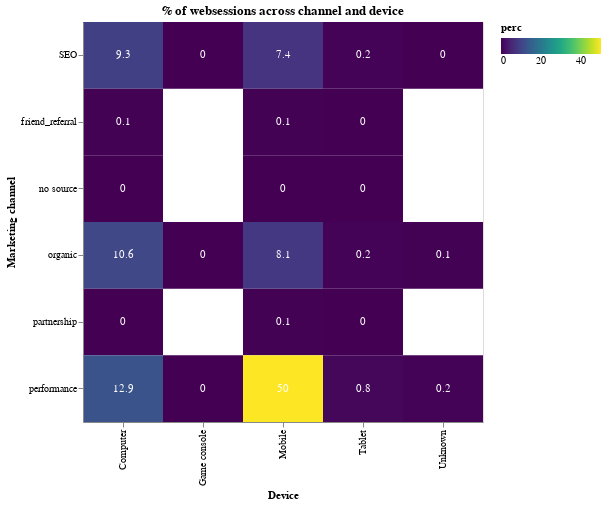

This figure's notebook cell:
### Code cell
df = pd.read_pickle("websessions_final.pkl")


df["count"] = 1

df = df.loc[:, ["count", "device", "attr_info"]]

df = df.groupby(["device", "attr_info"]).agg("sum").reset_index()


df["group"] = 1
df["total"] = df.groupby("group")["count"].transform("sum")


df["perc"] = 100 * df["count"] / df["total"]
df["perc"] = df["perc"].round(1)


alt.Chart(df).mark_rect().encode(x="device:O", y="attr_info:O", color="perc:Q")

# Configure common options
base = alt.Chart(df).encode(
    alt.X("device:O", axis=alt.Axis(title="Device")),
    alt.Y("attr_info:O", axis=alt.Axis(title="Marketing channel")),
)

# Configure heatmap
heatmap = (
    base.mark_rect()
    .encode(
        color=alt.Color(
            "perc:Q",
            scale=alt.Scale(scheme="viridis"),
            legend=alt.Legend(direction="horizontal"),
        )
    )
    .properties(
        width=400, height=400, title="% of websessions across channel and device"
    )
)

# Configure text
text = base.mark_text(baseline="middle").encode(text="perc:Q", color=alt.value("white"))

# Draw the chart
heatmap + text

### Figure 1 — Vega-Lite specification as saved in the notebook (floating-point values rounded to 4 significant figures)
{"config": {"view": {"continuousWidth": 400, "continuousHeight": 300}}, "layer": [{"mark": "rect", "encoding": {"color": {"type": "quantitative", "field": "perc", "legend": {"direction": "horizontal"}, "scale": {"scheme": "viridis"}}, "x": {"type": "ordinal", "axis": {"title": "Device"}, "field": "device"}, "y": {"type": "ordinal", "axis": {"title": "Marketing channel"}, "field": "attr_info"}}, "height": 400, "title": "% of websessions across channel and device", "width": 400}, {"mark": {"type": "text", "baseline": "middle"}, "encoding": {"color": {"value": "white"}, "text": {"type": "quantitative", "field": "perc"}, "x": {"type": "ordinal", "axis": {"title": "Device"}, "field": "device"}, "y": {"type": "ordinal", "axis": {"title": "Marketing channel"}, "field": "attr_info"}}}], "data": {"name": "data-e52cd08caebd8ff627c8b642bc218bc9"}, "$schema": "https://vega.github.io/schema/vega-lite/v4.0.2.json", "datasets": {"data-e52cd08caebd8ff627c8b642bc218bc9": [{"device": "Computer", "attr_info": "SEO", "count": 547566, "group": 1, "total": 5904682, "perc": 9.3}, {"device": "Computer", "attr_info": "friend_referral", "count": 5093, "group": 1, "total": 5904682, "perc": 0.1}, {"device": "Computer", "attr_info": "no source", "count": 224, "group": 1, "total": 5904682, "perc": 0.0}, {"device": "Computer", "attr_info": "organic", "count": 625085, "group": 1, "total": 5904682, "perc": 10.6}, {"device": "Computer", "attr_info": "partnership", "count": 2125, "group": 1, "total": 5904682, "perc": 0.0}, {"device": "Computer", "attr_info": "performance", "count": 760773, "group": 1, "total": 5904682, "perc": 12.9}, {"device": "Game console", "attr_info": "SEO", "count": 115, "group": 1, "total": 5904682, "perc": 0.0}, {"device": "Game console", "attr_info": "organic", "count": 35, "group": 1, "total": 5904682, "perc": 0.0}, {"device": "Game console", "attr_info": "performance", "count": 315, "group": 1, "total": 5904682, "perc": 0.0}, {"device": "Mobile", "attr_info": "SEO", "count": 436013, "group": 1, "total": 5904682, "perc": 7.4}, {"device": "Mobile", "attr_info": "friend_referral", "count": 6010, "group": 1, "total": 5904682, "perc": 0.1}, {"device": "Mobile", "attr_info": "no source", "count": 732, "group": 1, "total": 5904682, "perc": 0.0}, {"device": "Mobile", "attr_info": "organic", "count": 476230, "group": 1, "total": 5904682, "perc": 8.1}, {"device": "Mobile", "attr_info": "partnership", "count": 7847, "group": 1, "total": 5904682, "perc": 0.1}, {"device": "Mobile", "attr_info": "performance", "count": 2950048, "group": 1, "total": 5904682, "perc": 50.0}, {"device": "Tablet", "attr_info": "SEO", "count": 10103, "group": 1, "total": 5904682, "perc": 0.2}, {"device": "Tablet", "attr_info": "friend_referral", "count": 50, "group": 1, "total": 5904682, "perc": 0.0}, {"device": "Tablet", "attr_info": "no source", "count": 9, "group": 1, "total": 5904682, "perc": 0.0}, {"device": "Tablet", "attr_info": "organic", "count": 11566, "group": 1, "total": 5904682, "perc": 0.2}, {"device": "Tablet", "attr_info": "partnership", "count": 115, "group": 1, "total": 5904682, "perc": 0.0}, {"device": "Tablet", "attr_info": "performance", "count": 44559, "group": 1, "total": 5904682, "perc": 0.8}, {"device": "Unknown", "attr_info": "SEO", "count": 9, "group": 1, "total": 5904682, "perc": 0.0}, {"device": "Unknown", "attr_info": "organic", "count": 7187, "group": 1, "total": 5904682, "perc": 0.1}, {"device": "Unknown", "attr_info": "performance", "count": 12873, "group": 1, "total": 5904682, "perc": 0.2}]}}
